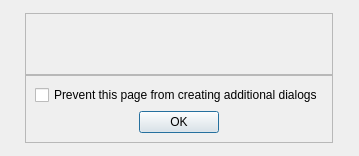
<?xml version="1.0" encoding="UTF-8"?>
<ui version="4.0">
 <class>jsAlert</class>
 <widget class="QWidget" name="jsAlert">
  <property name="geometry">
   <rect>
    <x>0</x>
    <y>0</y>
    <width>359</width>
    <height>156</height>
   </rect>
  </property>
  <layout class="QGridLayout" name="gridLayout">
   <property name="spacing">
    <number>0</number>
   </property>
   <item row="0" column="1">
    <spacer name="verticalSpacer_2">
     <property name="orientation">
      <enum>Qt::Vertical</enum>
     </property>
     <property name="sizeHint" stdset="0">
      <size>
       <width>20</width>
       <height>109</height>
      </size>
     </property>
    </spacer>
   </item>
   <item row="1" column="0">
    <spacer name="horizontalSpacer">
     <property name="orientation">
      <enum>Qt::Horizontal</enum>
     </property>
     <property name="sizeHint" stdset="0">
      <size>
       <width>172</width>
       <height>20</height>
      </size>
     </property>
    </spacer>
   </item>
   <item row="1" column="2">
    <spacer name="horizontalSpacer_2">
     <property name="orientation">
      <enum>Qt::Horizontal</enum>
     </property>
     <property name="sizeHint" stdset="0">
      <size>
       <width>172</width>
       <height>20</height>
      </size>
     </property>
    </spacer>
   </item>
   <item row="2" column="1">
    <widget class="QFrame" name="frame_2">
     <property name="frameShape">
      <enum>QFrame::StyledPanel</enum>
     </property>
     <property name="frameShadow">
      <enum>QFrame::Raised</enum>
     </property>
     <property name="js-frame2" stdset="0">
      <bool>true</bool>
     </property>
     <layout class="QGridLayout" name="gridLayout_3">
      <item row="1" column="0">
       <spacer name="horizontalSpacer_3">
        <property name="orientation">
         <enum>Qt::Horizontal</enum>
        </property>
        <property name="sizeHint" stdset="0">
         <size>
          <width>40</width>
          <height>20</height>
         </size>
        </property>
       </spacer>
      </item>
      <item row="1" column="1">
       <widget class="QDialogButtonBox" name="buttonBox">
        <property name="sizePolicy">
         <sizepolicy hsizetype="Fixed" vsizetype="Fixed">
          <horstretch>0</horstretch>
          <verstretch>0</verstretch>
         </sizepolicy>
        </property>
        <property name="standardButtons">
         <set>QDialogButtonBox::Ok</set>
        </property>
       </widget>
      </item>
      <item row="1" column="2">
       <spacer name="horizontalSpacer_4">
        <property name="orientation">
         <enum>Qt::Horizontal</enum>
        </property>
        <property name="sizeHint" stdset="0">
         <size>
          <width>40</width>
          <height>20</height>
         </size>
        </property>
       </spacer>
      </item>
      <item row="0" column="0" colspan="3">
       <layout class="QHBoxLayout" name="horizontalLayout_2">
        <item>
         <spacer name="horizontalSpacer_7">
          <property name="orientation">
           <enum>Qt::Horizontal</enum>
          </property>
          <property name="sizeHint" stdset="0">
           <size>
            <width>40</width>
            <height>20</height>
           </size>
          </property>
         </spacer>
        </item>
        <item>
         <widget class="QCheckBox" name="preventAlerts">
          <property name="text">
           <string>Prevent this page from creating additional dialogs</string>
          </property>
         </widget>
        </item>
        <item>
         <spacer name="horizontalSpacer_8">
          <property name="orientation">
           <enum>Qt::Horizontal</enum>
          </property>
          <property name="sizeHint" stdset="0">
           <size>
            <width>40</width>
            <height>20</height>
           </size>
          </property>
         </spacer>
        </item>
       </layout>
      </item>
     </layout>
    </widget>
   </item>
   <item row="3" column="1">
    <spacer name="verticalSpacer">
     <property name="orientation">
      <enum>Qt::Vertical</enum>
     </property>
     <property name="sizeHint" stdset="0">
      <size>
       <width>20</width>
       <height>109</height>
      </size>
     </property>
    </spacer>
   </item>
   <item row="1" column="1">
    <widget class="QFrame" name="frame">
     <property name="frameShape">
      <enum>QFrame::StyledPanel</enum>
     </property>
     <property name="frameShadow">
      <enum>QFrame::Raised</enum>
     </property>
     <property name="js-frame" stdset="0">
      <bool>true</bool>
     </property>
     <layout class="QHBoxLayout" name="horizontalLayout">
      <property name="leftMargin">
       <number>20</number>
      </property>
      <property name="topMargin">
       <number>20</number>
      </property>
      <property name="rightMargin">
       <number>20</number>
      </property>
      <property name="bottomMargin">
       <number>20</number>
      </property>
      <item>
       <spacer name="horizontalSpacer_5">
        <property name="orientation">
         <enum>Qt::Horizontal</enum>
        </property>
        <property name="sizeHint" stdset="0">
         <size>
          <width>40</width>
          <height>20</height>
         </size>
        </property>
       </spacer>
      </item>
      <item>
       <widget class="QLabel" name="message">
        <property name="textInteractionFlags">
         <set>Qt::LinksAccessibleByMouse|Qt::TextSelectableByMouse</set>
        </property>
       </widget>
      </item>
      <item>
       <spacer name="horizontalSpacer_6">
        <property name="orientation">
         <enum>Qt::Horizontal</enum>
        </property>
        <property name="sizeHint" stdset="0">
         <size>
          <width>40</width>
          <height>20</height>
         </size>
        </property>
       </spacer>
      </item>
     </layout>
    </widget>
   </item>
  </layout>
 </widget>
 <resources/>
 <connections/>
</ui>
